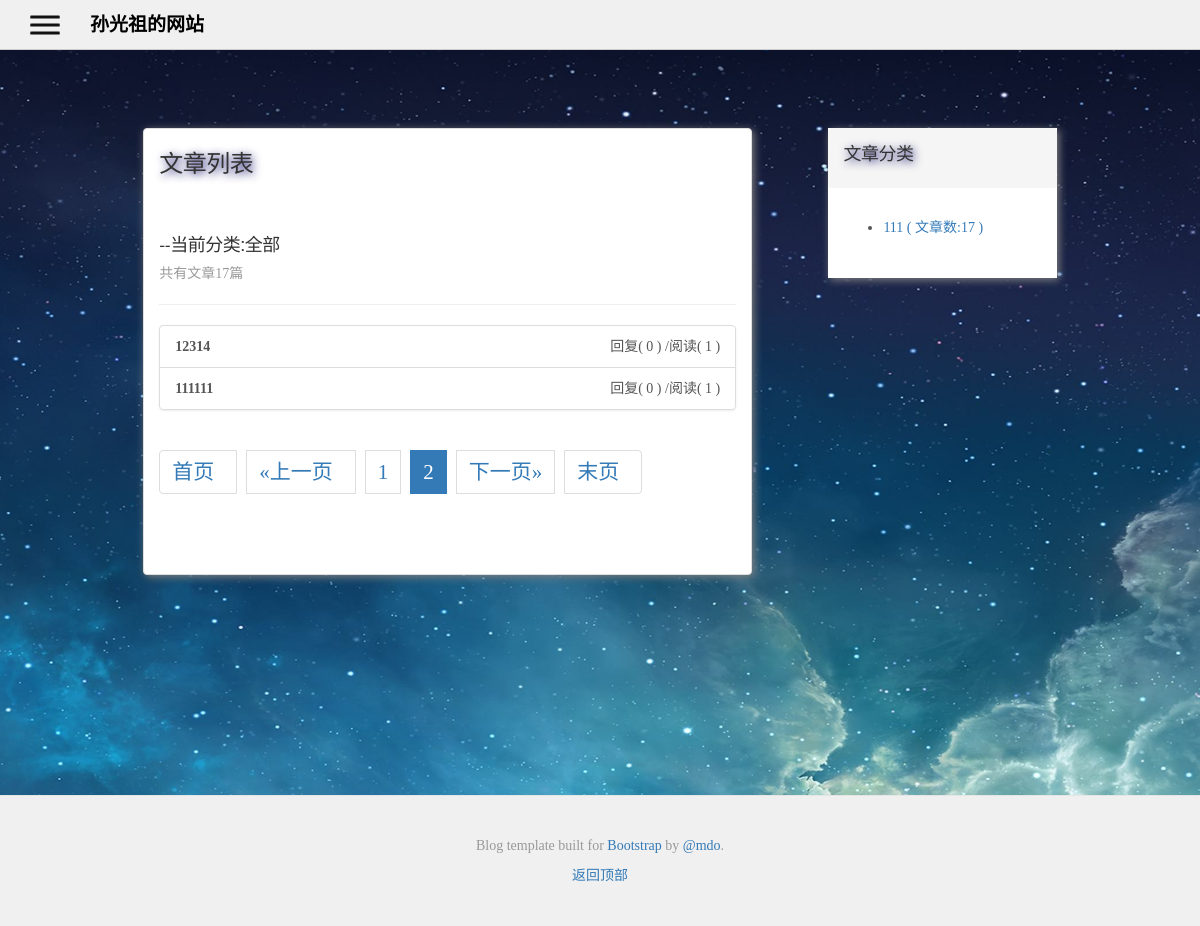
Page /article/article_list/?page=2 on the earlier database version.
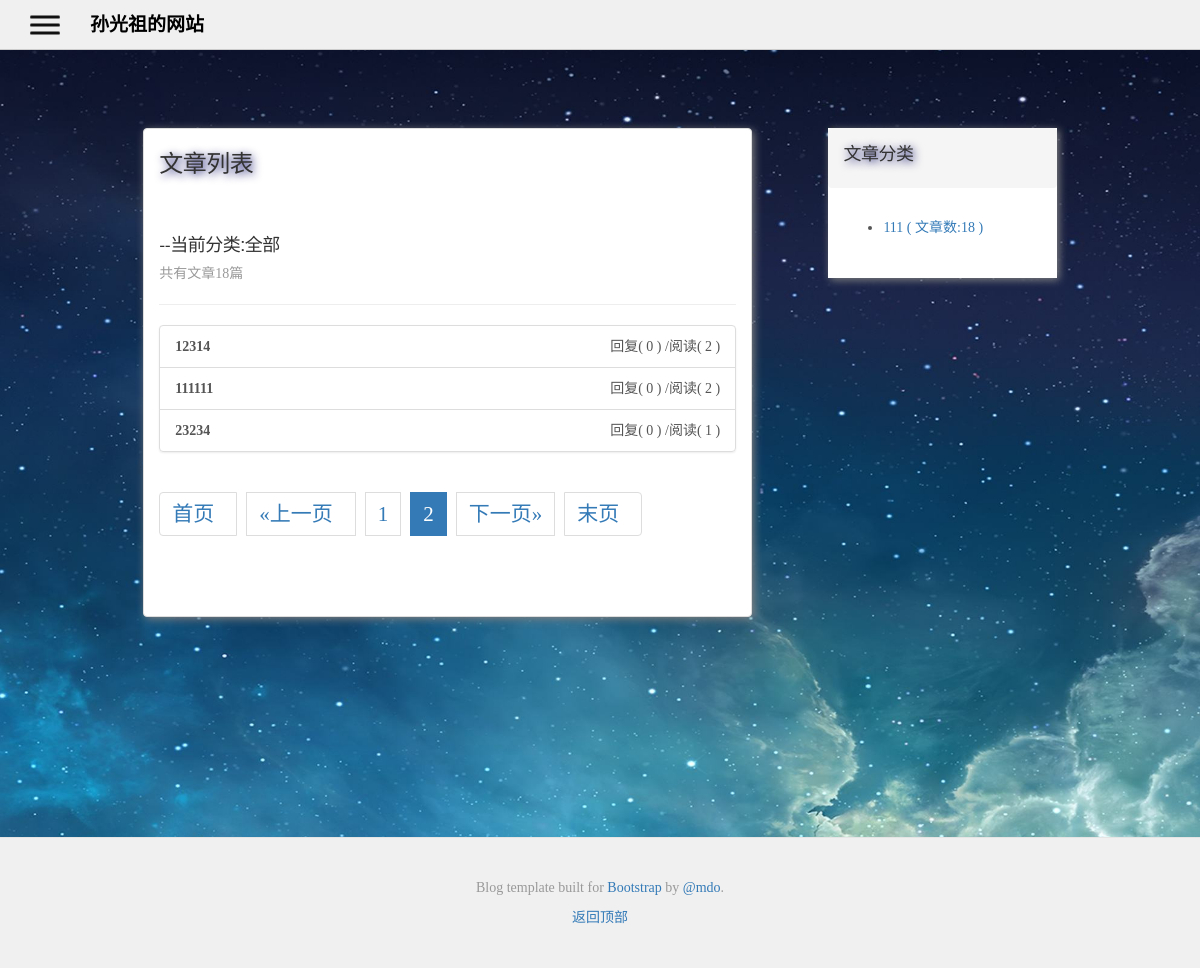
Same page on the later database version.
### article/models.py (models this page shows, shortened)
class Article(models.Model):
	title = models.CharField(max_length=50)
	content = RichTextField()
	article_type = models.ForeignKey(ArticleType, on_delete=models.DO_NOTHING)
	author = models.ForeignKey(User, on_delete=models.DO_NOTHING)
	read_count = models.IntegerField(default=0)
	created_time = models.DateTimeField(auto_now_add=True)
	update_time = models.DateTimeField(auto_now=True)
	is_deleted = models.NullBooleanField(default=False)
	class Meta:
		ordering = ['-created_time']

class ArticleType(models.Model):
	type_name = models.CharField(max_length=20)

### article/views.py (the view)
# urls.py: path('article_list/', article_list, name='article_list'),
def article_list(request):
	articles = Article.objects.annotate(comment_num=Count('articlecomment'))
	context = list_display(request, articles, 15)
	context['articles'] = articles
	context['type_list'] = ArticleType.objects.annotate(article_num=Count('article'))
	response = render(request, "article/article_list.html", context)
	return response

### my_site/common.py (called while the page is built)
def list_display(request, objs, num_per_page):
	page_num = int(request.GET.get('page', 1))
	paginator = Paginator(objs, num_per_page)
	page_now = paginator.get_page(page_num)
	page_count = paginator.num_pages
	if page_num <= 5:
		page_range = list(range(1, min(9, page_count) + 1))
	elif 5 < page_num and page_count <= 9:
		page_range = list(range(1, page_count + 1))
	else:
		page_range = list(range(page_num - 4, min(page_num + 4, page_count + 1)))
	context = dict()
	context['page_now'] = page_now
	context['page_num'] = page_num
	context['page_count'] = page_count
	context['page_range'] = page_range
	return context

### templates/article/article_list.html
{% extends 'base.html' %}
{% block container %}
<div class="panel panel-default col-sm-8 blog-main">
    <div class="blog-header">
        <h3>文章列表</h3>
    </div>
    <div class="blog-post">
        <h4>--当前分类:全部</h4>
        <p class="blog-post-meta">共有文章{{ articles|length }}篇</p>
        <hr>
        <div class="list-group">
            {% for article in page_now %}
            <a class="list-group-item" href="{% url 'article_detail' article.id %}"><b>{{ article.title }}</b>
                <span class="pull-right">阅读( {{ article.read_count }} )</span>
                <span class="pull-right">回复( {{ article.comment_num }} ) / </span></a>
            {% empty %}
            暂无内容
            {% endfor %}
        </div>
        {% if page_now %}
        {% include 'page_nav.html' %}
        {% endif %}
    </div>
</div>
{% include 'article/type_list.html' %}
{% endblock %}

### templates/article/type_list.html (shortened to what this page needs)
<div class="col-sm-3 col-sm-offset-1 blog-sidebar" style="box-shadow: 2px 2px 8px grey; background-color:white;">
    <div class="sidebar-module sidebar-module-inset">
        <h4>文章分类</h4>
    </div>
    <div class="sidebar-module">
        <ul>
            {% for type in type_list %}
            <li><a href="{% url 'articles_with_type' type.id %}">{{ type.type_name }} ( 文章数:{{ type.article_num}} )</a>
            </li>
            {% endfor %}
        </ul>
    </div>
</div>

Differences in the rows shown:
changed Article (number 1 of 3 on the later page): read_count "1" → "2"
changed Article (number 2 of 3 on the later page): read_count "1" → "2"
added Article: title "23234", read_count "1", comment_num "0"
computed for ArticleType: article_num "17" → "18"
Other differences:
{{ articles|length }}: "17" → "18"
